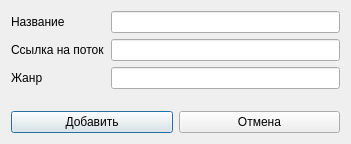
<?xml version="1.0" encoding="UTF-8"?>
<ui version="4.0">
 <class>Dialog</class>
 <widget class="QDialog" name="Dialog">
  <property name="geometry">
   <rect>
    <x>0</x>
    <y>0</y>
    <width>351</width>
    <height>144</height>
   </rect>
  </property>
  <property name="windowTitle">
   <string>Добавить станцию</string>
  </property>
  <layout class="QVBoxLayout" name="verticalLayout">
   <item>
    <layout class="QFormLayout" name="formLayout">
     <item row="0" column="0">
      <widget class="QLabel" name="label">
       <property name="text">
        <string>Название</string>
       </property>
      </widget>
     </item>
     <item row="0" column="1">
      <widget class="QLineEdit" name="name"/>
     </item>
     <item row="1" column="0">
      <widget class="QLabel" name="label_2">
       <property name="text">
        <string>Ссылка на поток</string>
       </property>
      </widget>
     </item>
     <item row="1" column="1">
      <widget class="QLineEdit" name="link"/>
     </item>
     <item row="2" column="0">
      <widget class="QLabel" name="label_3">
       <property name="text">
        <string>Жанр</string>
       </property>
      </widget>
     </item>
     <item row="2" column="1">
      <widget class="QLineEdit" name="genre"/>
     </item>
    </layout>
   </item>
   <item>
    <layout class="QHBoxLayout" name="horizontalLayout">
     <item>
      <widget class="QPushButton" name="add">
       <property name="text">
        <string>Добавить</string>
       </property>
      </widget>
     </item>
     <item>
      <widget class="QPushButton" name="cancel">
       <property name="text">
        <string>Отмена</string>
       </property>
      </widget>
     </item>
    </layout>
   </item>
  </layout>
 </widget>
 <resources/>
 <connections/>
</ui>
